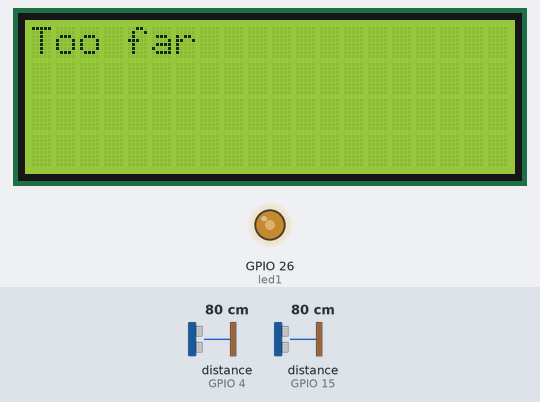
A program run on a simulated ESP32 board running MicroPython. Parts: 20×4 character LCD, output pins drawn as LEDs (lit = HIGH). The test bench sets the inputs (shaded band); at power-on: distance to the obstacle (sensors on GPIO 15, GPIO 4) 80 cm. Library files of the repository ran but are not shown: hcsr04.py, gpio_lcd.py; pins used as bus, display or sensor lines are not drawn.

Above: at 1.2 s.
1.3 s: distance to the obstacle (sensor on GPIO 15) set to 63 cm
2.8 s: distance to the obstacle (sensor on GPIO 15) set to 57 cm
At 3.08 s:
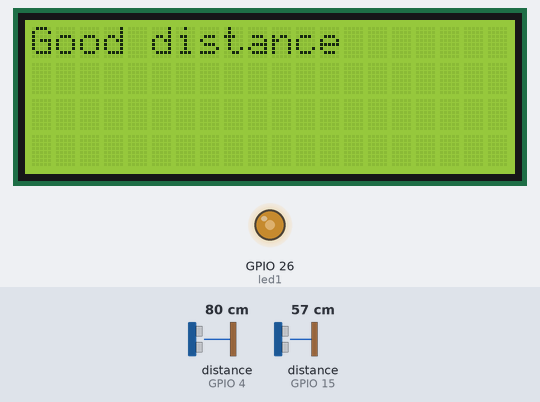
5.5 s: distance to the obstacle (sensor on GPIO 15) set to 31 cm
7.0 s: distance to the obstacle (sensor on GPIO 15) set to 27 cm
At 7.9 s:
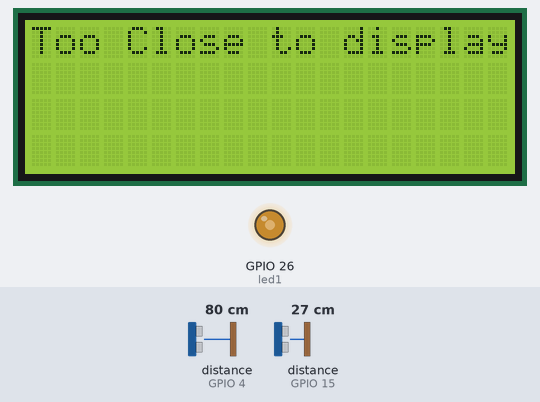
Timing chart, 0 to 9.5 s (numbered marks = the images above; inputs shaded):
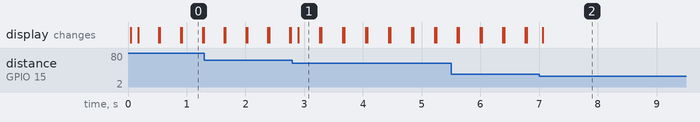

Measured:
- the behaviour switches between 60 and 59 cm on distance to the obstacle (sensor on GPIO 15) (found by bisection; images 0 and 1)
- the behaviour switches between 30 and 29 cm on distance to the obstacle (sensor on GPIO 15) (found by bisection; images 1 and 2)
- after the input at 2.8 s, the display: changes after 0.10 s (image 1)
- after the input at 7.0 s, the display: changes after 0.06 s (image 2)

The program:

_velse_1.4.py
```python
from hcsr04 import HCSR04
from machine import PWM, Pin
import uasyncio as asyncio
from time import sleep
from gpio_lcd import GpioLcd
lcd = GpioLcd(rs_pin=Pin(27), enable_pin=Pin(25),
                 d4_pin=Pin(33), d5_pin=Pin(32),
                 d6_pin=Pin(21), d7_pin=Pin(22),
                 num_lines=4, num_columns=20)
ultrasonic = HCSR04(2, 15) #pin 34 virkede ikke, da den er input only og trigger er pin.OUT, så har brugt pin 2 i stedet
led1 = Pin(26, Pin.OUT)
led1pwm = PWM(led1)
pb1 = Pin(4, Pin.IN, Pin.PULL_UP)
async def distancepwm():
    while True:
        while pb1.value(): #ved at sige while og ikke while not, så opdatere den kun når man trykker på den
            await asyncio.sleep(0.1)
        distance_cm = ultrasonic.distance_cm()
        if distance_cm < 30:
            lcd.clear()
            lcd.putstr("Too Close to display")
        elif 30 <= distance_cm <= 60:
            lcd.clear()
            lcd.putstr("Good distance")
        else:
            lcd.clear()
            lcd.putstr("Too far")
        while not pb1.value():
            await asyncio.sleep(0.1)

loop = asyncio.get_event_loop()
loop.create_task(distancepwm())
loop.run_forever()
```
